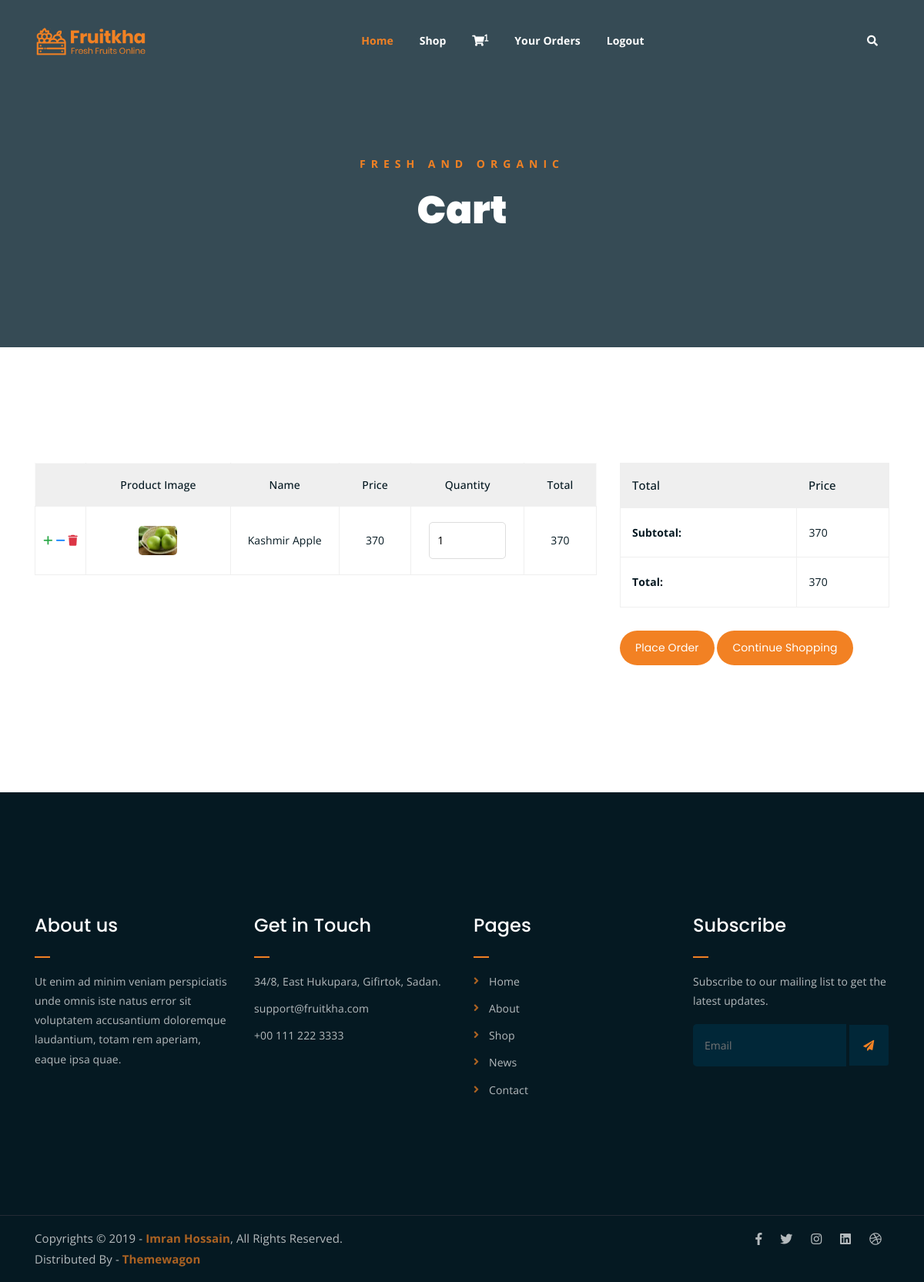
Screenshot of /cart/cartview (signed in) with the database file from the repository.
### cart/models.py (models this page shows, shortened)
class Cart(models.Model):
    product=models.ForeignKey(Product,on_delete=models.CASCADE)
    user=models.ForeignKey(User,on_delete=models.CASCADE)
    quantity=models.IntegerField()
    date_added=models.DateTimeField(auto_now_add=True)
    def subtotal(self):
        return self.product.price*self.quantity

### shop/models.py (models this page shows)
class Product(models.Model):
    name=models.CharField(max_length=20)
    image=models.ImageField(upload_to="product")
    desc=models.TextField()
    price=models.IntegerField()
    stock=models.IntegerField()
    available=models.BooleanField(default=True)
    created=models.DateTimeField(auto_now_add=True)  #one time
    updated=models.DateTimeField(auto_now=True)       # Each time we update record
    category=models.ForeignKey(Category,on_delete=models.CASCADE)    # foreign key Reference to category table

### cart/views.py (the view)
# urls.py: path('cartview', views.cartview, name='cartview'),
def cartview(request):
    u=request.user
    c=Cart.objects.filter(user=u) #to filter cart record for a particular user
    total=0
    for i in c:
        total+=i.quantity*i.product.price
    context={'cart':c,'total':total}
    return render(request, 'cart.html',context)

### cart/context_processors.py (called while the page is built)
def count_items(request):
    count=0
    if request.user.is_authenticated: # if user is authenticated
        u=request.user
        c=Cart.objects.filter(user=u)
        for i in c:
            count+=i.quantity
    return {'count':count}

### shop/context_processors.py (called while the page is built)
def links(request):
    c=Category.objects.all()
    return {'links':c}

### template/cart.html
  {% extends 'base.html' %}
{% block content %}
  <div class="breadcrumb-section breadcrumb-bg">
		<div class="container">
			<div class="row">
				<div class="col-lg-8 offset-lg-2 text-center">
					<div class="breadcrumb-text">
						<p>Fresh and Organic</p>
						<h1>Cart</h1>
					</div>
				</div>
			</div>
		</div>
	</div>
	<div class="cart-section mt-150 mb-150">
		<div class="container">
			<div class="row">
				<div class="col-lg-8 col-md-12">
					<div class="cart-table-wrap">
						<table class="cart-table">
							<thead class="cart-table-head">
								<tr class="table-head-row">
									<th class="product-remove"></th>
									<th class="product-image">Product Image</th>
									<th class="product-name">Name</th>
									<th class="product-price">Price</th>
									<th class="product-quantity">Quantity</th>
									<th class="product-total">Total</th>
								</tr>
							</thead>
							<tbody>
							{% for i in cart %}
								<tr class="table-body-row">
									<td >
										{% if i.product.stock > 0 %}
										 <a href="{% url 'cart:addtocart' i.product.id %}"><i class="fa-solid fa-plus text-success" aria-hidden="true"></i></a>
										 <a href="{% url 'cart:cartremove' i.product.id %}"><i class="fa-solid fa-minus " aria-hidden="true"></i></a>
										 <a href="{% url 'cart:carttrash' i.product.id %}"><i class="fa-solid fa-trash text-danger " aria-hidden="true"></i></a>
										{% else %}
										 <a href="{% url 'cart:cartremove' i.product.id %}"><i class="fa-solid fa-minus " aria-hidden="true"></i></a>
										 <a href="{% url 'cart:carttrash' i.product.id %}"><i class="fa-solid fa-trash text-danger " aria-hidden="true"></i></a>
									    {% endif %}
									</td>
									<td class="product-image"><img src="{{i.product.image.url}}" alt=""></td>
									<td class="product-name">{{i.product.name}}</td>
									<td class="product-price">{{i.product.price}}</td>
									<td class="product-quantity"><input type="number" value="{{i.quantity}}" placeholder="0"></td>
									<td class="product-total">{{i.subtotal}}</td>
								</tr>
							{% endfor %}
							</tbody>
						</table>
					</div>
				</div>
				<div class="col-lg-4">
					<div class="total-section">
						<table class="total-table">
							<thead class="total-table-head">
								<tr class="table-total-row">
									<th>Total</th>
									<th>Price</th>
								</tr>
							</thead>
							<tbody>
								<tr class="total-data">
									<td><strong>Subtotal: </strong></td>
									<td>{{total}}</td>
								</tr>
								<tr class="total-data">
									<td><strong>Total: </strong></td>
									<td>{{total}}</td>
								</tr>
							</tbody>
						</table>
						<div class="cart-buttons">
							<a href="{% url 'cart:placeorder' %}" class="boxed-btn">Place Order</a>
							<a href="{% url 'shop:catagory' %}" class="boxed-btn black">Continue Shopping</a>
						</div>
					</div>
				</div>
			</div>
		</div>
	</div>
  {% endblock %}

### static/assets/css/main.css (style rules this page uses)
html { font-size: 14px; font-weight: 400; line-height: 28px; height: 100%; }
body { font-family: "Open Sans", sans-serif; font-weight: 400; font-size: 1rem; letter-spacing: 0.1px; line-height: 1.8; color: #051922; overflow-x: hidden; }
body img { max-width: 100%; }
a { cursor: pointer; text-decoration: none; -webkit-transition: all 0.2s ease-in-out; -o-transition: all 0.2s ease-in-out; transition: all 0.2s ease-in-out; }
h1, .h1, h2, .h2, h3, .h3, h4, .h4, h5, .h5, h6, .h6 { font-family: "Poppins", sans-serif; font-weight: 700; margin: 0 0 1.25rem 0; color: #051922; }
h1:last-child, .h1:last-child, h2:last-child, .h2:last-child, h3:last-child, .h3:last-child, h4:last-child, .h4:last-child, h5:last-child, .h5:last-child, h6:last-child, .h6:last-child { margin: 0; }
h1, .h1 { font-size: 4rem; font-weight: 700; line-height: 4rem; }
p { font-family: "Open Sans", sans-serif; font-weight: 400; font-size: 1rem; letter-spacing: 0.1px; line-height: 1.8; color: #051922; margin: 0 0 1.25rem 0; }
.mt-150 { margin-top: 150px; }
.mb-150 { margin-bottom: 150px; }
a.boxed-btn { font-family: 'Poppins', sans-serif; display: inline-block; background-color: #F28123; color: #fff; padding: 10px 20px; }
a.boxed-btn, a.bordered-btn, a.cart-btn { border-radius: 50px; }
.breadcrumb-bg { background-image: url(../img/breadcrumb-bg.jpg); }
.breadcrumb-text p { color: #F28123; font-weight: 700; text-transform: uppercase; letter-spacing: 7px; }
.breadcrumb-text h1 { font-size: 50px; font-weight: 900; color: #fff; margin: 0; margin-top: 20px; }
.breadcrumb-section { padding: 150px 0; background-size: cover; background-position: center center; position: relative; z-index: 1; background-attachment: fixed; padding-top: 200px; }
.breadcrumb-section:after { position: absolute; left: 0; top: 0; width: 100%; height: 100%; content: ""; background-color: #07212e; z-index: -1; opacity: 0.8; }
a.boxed-btn { -webkit-transition: 0.3s; -o-transition: 0.3s; transition: 0.3s; }
.product-image img { -webkit-transition: 0.3s; -o-transition: 0.3s; transition: 0.3s; }
html, body { height: 100%; }
.product-image { padding: 30px; padding-bottom: 0; }
.product-image img { width: 90%; border-radius: 5px; margin-bottom: 20px; }
input[type="number"] { border: 1px solid #ddd; border-radius: 5px; padding: 10px; width: 100px; margin-bottom: 15px; }
table.cart-table { border: 1px solid #f9f9f9; width: 100%; }
thead { border-bottom: 1px solid #eee; }
tr.table-head-row th { border-right: 1px solid #efefef; padding: 15px; font-weight: 500; text-align: center; }
tr.table-head-row th:last-child { border-right: none; }
.cart-table-wrap tbody tr td { text-align: center; }
td.product-image img { max-width: 50px; -webkit-box-shadow: none; box-shadow: none; margin-bottom: 0; }
.cart-table-wrap tbody tr td { border: 1px solid #efefef; padding: 20px 0; color: #051922; }
thead.cart-table-head tr { background-color: #efefef; }
td.product-quantity input { margin-bottom: 0; }
.total-section table.total-table { border: 1px solid #efefef; width: 100%; }
tr.table-total-row { background-color: #efefef; }
tr.table-total-row th { font-weight: 500; font-size: 15px; padding: 15px; }
table.total-table tbody tr.total-data td { border: 1px solid #efefef; padding: 19px 15px; }
tr.total-data td strong { margin-right: 32px; }
.cart-buttons { margin-top: 30px; }
.cart-buttons a:first-child { margin-right: 20px; }

### static/assets/css/responsive.css (style rules this page uses)
@media only screen and (min-width: 992px) and (max-width: 1200px) { .cart-buttons a:first-child { margin-right: 0; margin-bottom: 15px; } }

### rows the page displays
Cart: product.image (picture), product.name "Kashmir Apple", product.price "370", quantity "1", subtotal "370"

### other values shown
{{ count }} "1"
{{ total }} "370"
